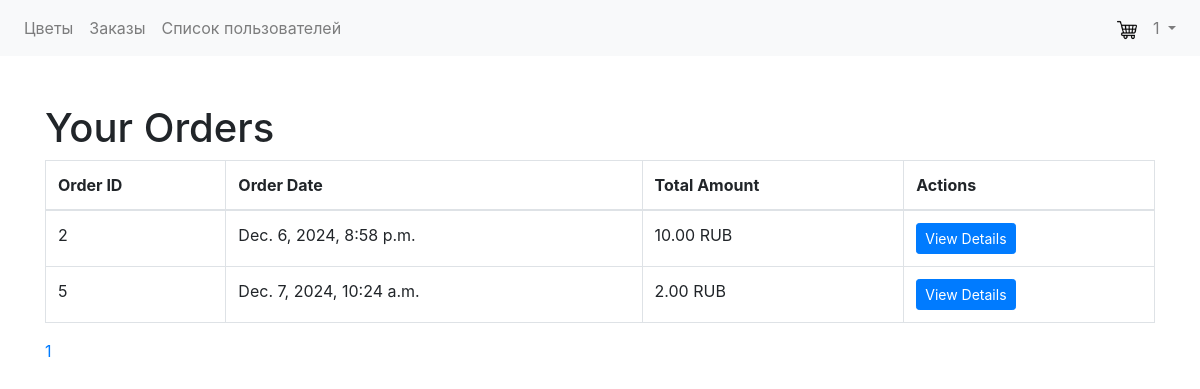
/orders/ (signed in), run on the app's committed database.
### account/models.py (models this page shows)
class User(AbstractUser):
    phone = models.CharField(max_length=20, blank=True, null=True)
    address = models.CharField(max_length=255, blank=True, null=True)
    additional_info = models.TextField(blank=True, null=True)
    balance = models.DecimalField(max_digits=10, decimal_places=2, default=0.00)
    groups = models.ManyToManyField(
        'auth.Group',
        related_name='custom_user_group',  # This is crucial!
        blank=True,
    )
    user_permissions = models.ManyToManyField(
        'auth.Permission',
        related_name='custom_user_permission',  # This is crucial!
        blank=True,
    )

### orders/models.py (models this page shows)
class Order(models.Model):
    user = models.ForeignKey('account.User', on_delete=models.CASCADE)
    order_date = models.DateTimeField(auto_now_add=True)
    total_amount = models.DecimalField(max_digits=10, decimal_places=2)

### orders/views.py (the view)
# urls.py: path('', login_required(views.get_orders), name='order_list'), #List of Orders
@login_required
def get_orders(request):
    orders = Order.objects.filter(user=request.user)
    paginator = Paginator(orders, 10) # Show 10 orders per page
    page = request.GET.get('page')
    try:
        orders = paginator.page(page)
    except PageNotAnInteger:
        orders = paginator.page(1)
    except EmptyPage:
        orders = paginator.page(paginator.num_pages)
    return render(request, 'orders/order_list.html', {'orders': orders, 'paginator': paginator})

### Templates/orders/order_list.html (shortened to what this page needs)
{% extends 'base.html' %}
{% block content %}
    <h1>Your Orders</h1>
    {% if orders %}
        <table class="table table-bordered">
            <thead>
                <tr>
                    <th>Order ID</th>
                    <th>Order Date</th>
                    <th>Total Amount</th>
                    <th>Actions</th>
                </tr>
            </thead>
            <tbody>
                {% for order in orders %}
                    <tr>
                        <td>{{ order.id }}</td>
                        <td>{{ order.order_date }}</td>
                        <td>{{ order.total_amount }} RUB</td>
                        <td>
                            <a href="{% url 'orders:order_detail' order.id %}" class="btn btn-primary btn-sm">View Details</a>
                        </td>
                    </tr>
                {% endfor %}
            </tbody>
        </table>
        <div class="pagination">
            <ul class="pagination">
                {% for num in paginator.page_range %}
                    <li{% if paginator.number == num %} class="active"{% endif %}><a href="?page={{ num }}">{{ num }}</a></li>
                {% endfor %}
            </ul>
        </div>
    {% else %}
        <p>You have no orders yet.</p>
    {% endif %}
{% endblock %}

### Templates/base.html (shortened to what this page needs)
<!DOCTYPE html>
<html lang="ru">
<head>
    {% load static %}
    <link rel="stylesheet" href="{% static 'css/style.css' %}">
    <link rel="stylesheet" href="https://stackpath.bootstrapcdn.com/bootstrap/4.5.2/css/bootstrap.min.css">
</head>
<body>
    <nav class="navbar navbar-expand-lg navbar-light bg-light">
            <div class="collapse navbar-collapse" id="navbarNav">
                <ul class="navbar-nav mr-auto">
                    <li class="nav-item">
                        <a class="nav-link" href="{% url 'flowers:flower-list' %}">Цветы</a>
                    </li>
                    {% if user.is_authenticated %}
                        <li class="nav-item">
                            <a class="nav-link" href="{% url 'orders:order_list' %}">Заказы</a>
                        </li>
                    {% endif %}
                    {% if user.is_superuser or user.is_staff %}
                        <li class="nav-item">
                            <a class="nav-link" href="{% url 'account:get_users' %}">Список пользователей</a>
                        </li>
                    {% endif %}
                </ul>
                <ul class="navbar-nav ">
                    {% if user.is_authenticated %}
                        <li class="nav-item">
                            <a class="nav-link" href="{% url 'orders:cart' %}">
                                <img src="{% static 'images/shopping-cart.png' %}" alt="Cart" width="20" height="20">
                            </a>
                        </li>
                    {% endif %}
                    <li class="nav-item dropdown">
                        <a class="nav-link dropdown-toggle" href="#" id="navbarDropdown" role="button" data-toggle="dropdown" aria-haspopup="true" aria-expanded="false">
                            {% if user.is_authenticated %}
                                {{ user.username }}
                            {% else %}
                                Вход
                            {% endif %}
                        </a>
                    </li>
                </ul>
            </div>
    </nav>
    <div class="container mt-5">
        {% block content %}
        {% endblock %}
    </div>
</body>
</html>

### data on the page
User: username "1"
Order: id "2", order_date "Dec. 6, 2024, 8:58 p.m.", total_amount "10.00"
Order: id "5", order_date "Dec. 7, 2024, 10:24 a.m.", total_amount "2.00"

### other printed values
{{ num }} "1"
